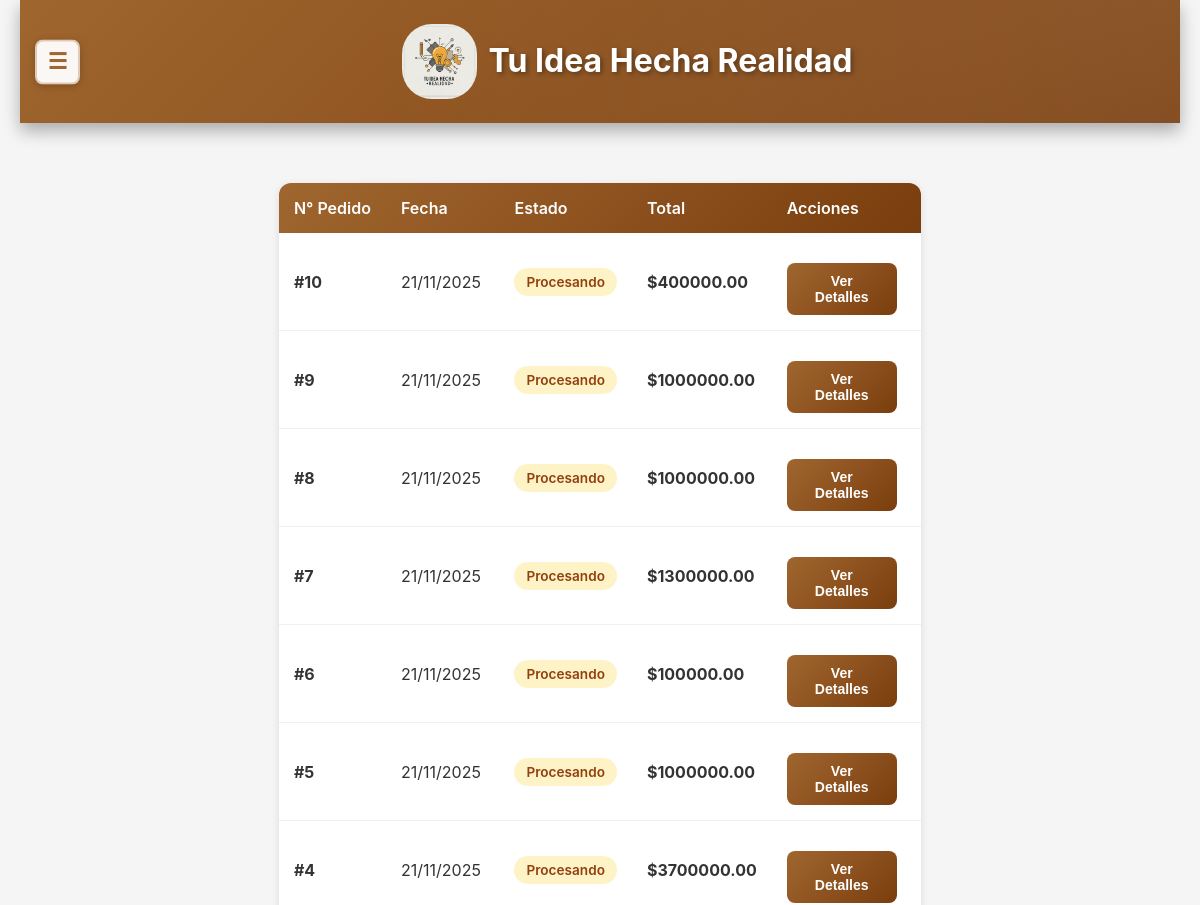
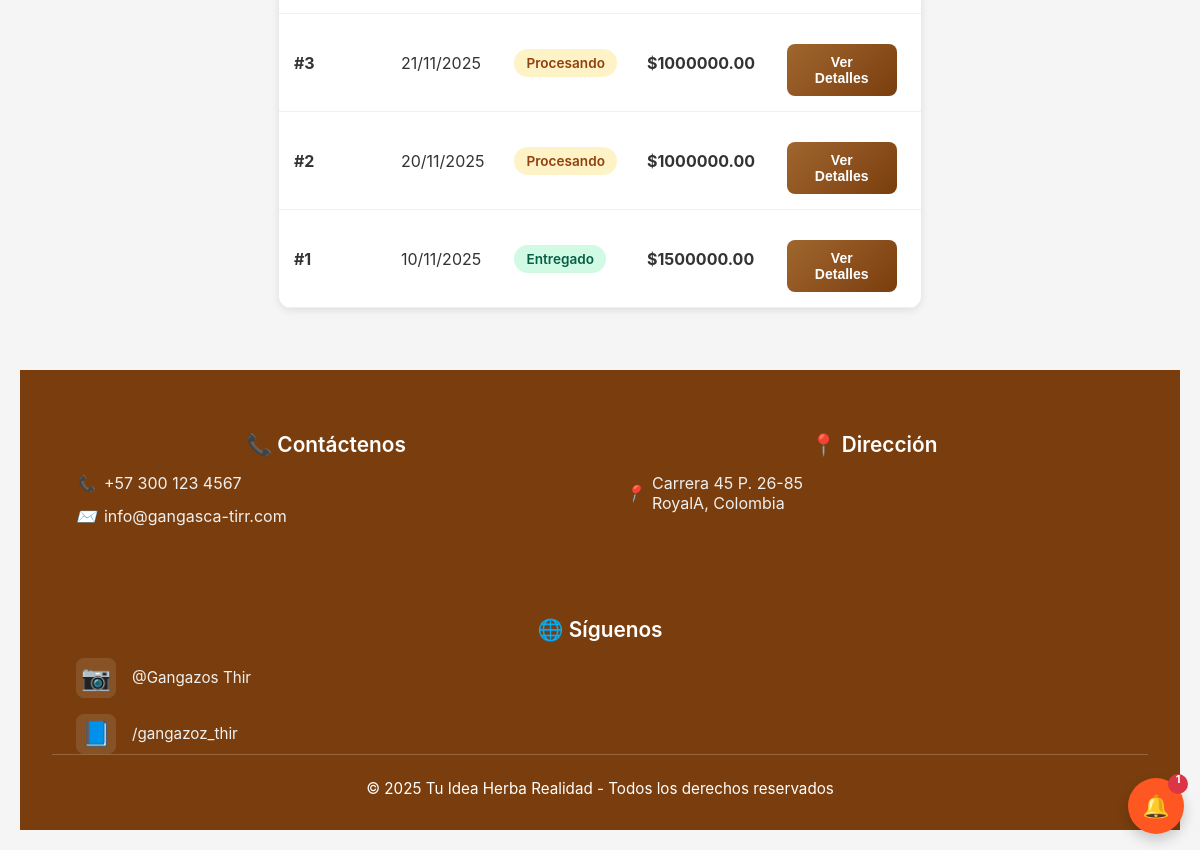
The app's page /mis-pedidos/ (signed in) with its own data (2 pictures, top to bottom).
### core/models.py (models this page shows, shortened)
class Pedido(models.Model):
    ESTADO_PEDIDO_CHOICES = [
        ('procesando', 'Procesando'),
        ('empacado', 'Empacado'),
        ('enviado', 'Enviado'),
        ('en_transito', 'En Tránsito'),
        ('entregado', 'Entregado'),
        ('cancelado', 'Cancelado'),
    ]
    pago = models.OneToOneField(Pago, on_delete=models.CASCADE, related_name='pedido')
    cliente = models.ForeignKey(UserClientes, on_delete=models.CASCADE, related_name='pedidos')
    nombre_completo = models.CharField(max_length=200, blank=True, null=True)
    telefono = models.CharField(max_length=20, blank=True, null=True)
    direccion = models.CharField(max_length=300, blank=True, null=True)
    ciudad = models.CharField(max_length=100, blank=True, null=True)
    departamento = models.CharField(max_length=100, blank=True, null=True)
    codigo_postal = models.CharField(max_length=10, blank=True, null=True)
    notas_adicionales = models.TextField(max_length=500, blank=True, null=True)
    estado = models.CharField(max_length=20, choices=ESTADO_PEDIDO_CHOICES, default='procesando')
    numero_seguimiento = models.CharField(max_length=100, blank=True, null=True)
    empresa_envio = models.CharField(max_length=100, blank=True, null=True)
    productos = models.TextField()  # JSON string con los productos
    monto_total = models.DecimalField(max_digits=10, decimal_places=2)
    fecha_creacion = models.DateTimeField(auto_now_add=True)
    fecha_actualizacion = models.DateTimeField(auto_now=True)
    fecha_entrega_estimada = models.DateField(null=True, blank=True)
    fecha_entrega_real = models.DateTimeField(null=True, blank=True)
    class Meta:
        ordering = ['-fecha_creacion']

### core/views.py (the view)
# urls.py: path('mis-pedidos/', views.mis_pedidos_view, name='mis_pedidos'),
def mis_pedidos_view(request):
    if 'usernameCliente' not in request.session:
        return redirect('login')
    try:
        cliente = UserClientes.objects.get(usernameCliente=request.session['usernameCliente'])
        pedidos = Pedido.objects.filter(cliente=cliente).order_by('-fecha_creacion')
        modelos_map = {
            'mesas': {'modelo': Mesas, 'campo_imagen': 'imagen1', 'campo_nombre': 'nombre1'},
            'mesa': {'modelo': Mesas, 'campo_imagen': 'imagen1', 'campo_nombre': 'nombre1'},
            'sillas': {'modelo': Sillas, 'campo_imagen': 'imagen2', 'campo_nombre': 'nombre2'},
            'silla': {'modelo': Sillas, 'campo_imagen': 'imagen2', 'campo_nombre': 'nombre2'},
            'armarios': {'modelo': Armarios, 'campo_imagen': 'imagen3', 'campo_nombre': 'nombre3'},
            'armario': {'modelo': Armarios, 'campo_imagen': 'imagen3', 'campo_nombre': 'nombre3'},
            'cajoneras': {'modelo': Cajoneras, 'campo_imagen': 'imagen4', 'campo_nombre': 'nombre4'},
            'cajonera': {'modelo': Cajoneras, 'campo_imagen': 'imagen4', 'campo_nombre': 'nombre4'},
            'escritorios': {'modelo': Escritorios, 'campo_imagen': 'imagen5', 'campo_nombre': 'nombre5'},
            'escritorio': {'modelo': Escritorios, 'campo_imagen': 'imagen5', 'campo_nombre': 'nombre5'},
            'utensilios': {'modelo': Utensilios, 'campo_imagen': 'imagen6', 'campo_nombre': 'nombre6'},
            'utensilio': {'modelo': Utensilios, 'campo_imagen': 'imagen6', 'campo_nombre': 'nombre6'},
        }
        pedidos_list = list(pedidos)
        total_pedidos = len(pedidos_list)
        for idx, pedido in enumerate(pedidos_list):
            pedido.numero_secuencial = total_pedidos - idx
        for pedido in pedidos_list:
            try:
                productos_parseados = json.loads(pedido.productos)
                for producto in productos_parseados:
                    categoria = (producto.get('categoria') or producto.get('tipo', '')).lower()
                    producto_id = producto.get('id')
                    print(f"DEBUG: Procesando producto ID={producto_id}, categoria='{categoria}'")
                    config = modelos_map.get(categoria)
                    if config and producto_id:
                        try:
                            modelo = config['modelo']
                            item = modelo.objects.get(id=producto_id)
                            campo_imagen = config['campo_imagen']
                            if hasattr(item, campo_imagen):
                                imagen_field = getattr(item, campo_imagen)
                                if imagen_field:
                                    producto['imagen'] = imagen_field.url
                                else:
                                    producto['imagen'] = None
                            else:
                                producto['imagen'] = None
                        except modelo.DoesNotExist:
                            producto['imagen'] = None
                        except Exception as ex:
                            producto['imagen'] = None
                    else:
                        producto['imagen'] = None
                pedido.productos_json = json.dumps(productos_parseados)
                pedido.productos_parseados = productos_parseados
            except Exception as e:
                pedido.productos_json = '[]'
                pedido.productos_parseados = []
        pedidos_sin_datos = []
        for pedido in pedidos_list:
            if not pedido.direccion or not pedido.telefono:
                pedidos_sin_datos.append(pedido)
        context = {
            'pedidos': pedidos,
            'cliente': cliente,
            'usuario': cliente,  # Añadir para compatibilidad con el template
            'pedidos_sin_datos': pedidos_sin_datos  # Pedidos que necesitan completar datos
        }
        return render(request, 'core/mis_pedidos_nuevo.html', context)
    except UserClientes.DoesNotExist:
        return redirect('login')

### core/context_processors.py (called while the page is built, shortened)
def idea_notifications(request):
    username_cliente = request.session.get('usernameCliente')
    username_empresa = request.session.get('usernameEmpresa')
    has_notif = False
    try:
        if username_cliente:
            has_notif = MensajeIdea.objects.filter(
                idea__autor=username_cliente,
                remitente_tipo='empresa',
                leido=False
            ).exists()
    except Exception as e:
        print(f"Error en idea_notifications: {str(e)}")
        has_notif = False
    return {
        'has_idea_notifications': has_notif
    }

### core/templates/core/mis_pedidos_nuevo.html (shortened to what this page needs)
{% load static %}
<!DOCTYPE html>
<html lang="es">
<head>
    <link rel="stylesheet" href="{% static 'core/css/styles.css' %}">
    <link rel="stylesheet" href="{% static 'core/css/carrito.css' %}">
    <link rel="stylesheet" href="{% static 'Empresas/css/pedidos.css' %}">
    <link rel="stylesheet" href="{% static 'core/css/mis_pedidos.css' %}">
    <link rel="stylesheet" href="{% static 'core/css/responsive.css' %}">
    <link rel="stylesheet" href="https://cdnjs.cloudflare.com/ajax/libs/font-awesome/6.4.0/css/all.min.css">
</head>
<body>
<div class="main-content-wrapper">
  <header>
    <button class="sidebar-toggle" onclick="toggleSidebar()">☰</button>
    <h1 class="div" style="text-align: center;">
      <img src="{% static 'core/img/Gemini_Generated_Image_tzay6utzay6utzay.jfif' %}" alt="Logo" width="75" height="75">
      Tu Idea Hecha Realidad
    </h1>
  </header>
    {% if pedidos %}
        <div class="tabla-pedidos">
            <table>
                <thead>
                    <tr>
                        <th>N° Pedido</th>
                        <th>Fecha</th>
                        <th>Estado</th>
                        <th>Total</th>
                        <th>Acciones</th>
                    </tr>
                </thead>
                <tbody>
                    {% for pedido in pedidos %}
                    <tr>
                        <td><strong>#{{ pedido.numero_secuencial }}</strong></td>
                        <td>{{ pedido.fecha_creacion|date:"d/m/Y" }}</td>
                        <td>
                            <span class="badge-estado badge-{{ pedido.estado }}">
                                {{ pedido.get_estado_display }}
                            </span>
                        </td>
                        <td><strong>${{ pedido.monto_total }}</strong></td>
                        <td>
                            <button class="btn-ver-detalles"
                                    data-pedido-id="{{ pedido.id }}"
                                    onclick="verDetallesPedidoById({{ pedido.id }})">
                                Ver Detalles
                            </button>
                        </td>
                    </tr>
                    {% endfor %}
                </tbody>
            </table>
        </div>
    {% endif %}
    <footer>
        <div class="footer-content">
            <div class="footer-section">
                <h3 class="footer-title">📞 Contáctenos</h3>
                <div class="footer-info">
                    <i>📞</i>
                    <span>+57 300 123 4567</span>
                </div>
                <div class="footer-info">
                    <i>✉️</i>
                    <span>info@gangasca-tirr.com</span>
                </div>
            </div>
            <div class="footer-section">
                <h3 class="footer-title">📍 Dirección</h3>
                <div class="footer-info">
                    <i>📍</i>
                    <span>Carrera 45 P. 26-85<br>RoyalA, Colombia</span>
                </div>
            </div>
            <div class="footer-section">
                <h3 class="footer-title">🌐 Síguenos</h3>
                <div class="footer-social">
                    <div class="social-container">
                        <a href="https://www.instagram.com/tu_idea_hecha_realidad?igsh=Y3ByM2lyZGcwNHVy" class="social-icon" aria-label="Instagram">
                            <span>📷</span>
                        </a>
                        <div class="social-username">@Gangazos Thir</div>
                    </div>
                    <div class="social-container">
                        <a href="https://www.facebook.com/share/1ACEVZbZHV/" class="social-icon" aria-label="Facebook">
                            <span>📘</span>
                        </a>
                        <div class="social-username">/gangazoz_thir</div>
                    </div>
                </div>
            </div>
        </div>
        <div class="footer-bottom">
            <p>© 2025 Tu Idea Herba Realidad - Todos los derechos reservados</p>
        </div>
    </footer>
</div>
{% include 'core/modal_notificaciones.html' %}
{% include 'core/floating_buttons.html' %}
</body>
</html>

### core/static/core/css/styles.css (style rules this page uses)
* { margin: 0; padding: 0; box-sizing: border-box; }
html { overflow-x: hidden; width: 100%; }
body { font-family: 'Inter', -apple-system, BlinkMacSystemFont, 'Segoe UI', Roboto, sans-serif; margin: 0; padding: 0; background-color: #f5f5f5; color: #333; display: flex; flex-direction: column; min-height: 100vh; overflow-x: hidden; width: 100%; }
header { background: linear-gradient(135deg, #A0662F, #7A3E0E); color: #ffffff; padding: 1rem 1.5rem; padding-left: 65px; text-align: center; box-shadow: 0 8px 16px rgba(0, 0, 0, 0.3); margin: 0 -40px 30px -40px; position: relative; overflow: hidden; width: calc(100% + 80px); }
header::before { content: ''; position: absolute; top: 0; left: 0; width: 100%; height: 100%; background: radial-gradient(circle at top right, rgba(255, 255, 255, 0.1), transparent 70%); pointer-events: none; }
header h1 { margin: 0; color: #ffffff; font-size: 2.8rem; font-weight: 800; text-shadow: 2px 2px 5px rgba(0, 0, 0, 0.4); display: flex; justify-content: center; align-items: center; text-align: center; }
header h1 img { border-radius: 40%; }
footer { background-color: #7A3E0E; padding: 2rem 2rem; margin: 2rem -20px 0 -20px; width: calc(100% + 40px); color: #ffffff; }
.footer-content { display: flex; flex-direction: row; justify-content: space-between; align-items: flex-start; gap: 3rem; max-width: 1400px; margin: 0 auto; flex-wrap: wrap; }
.footer-section { text-align: left; flex: 1; min-width: 200px; }
.footer-title { font-size: 1.3rem; margin-bottom: 1rem; color: #ffffff; font-weight: 600; }
.footer-info { display: flex; align-items: center; gap: 0.5rem; margin-bottom: 0.8rem; color: #f0f0f0; }
.footer-social { display: flex; flex-direction: column; gap: 1rem; }
.social-container { display: flex; align-items: center; gap: 1rem; }
.social-icon { display: inline-flex; align-items: center; justify-content: center; width: 40px; height: 40px; background-color: rgba(255, 255, 255, 0.1); border-radius: 8px; text-decoration: none; transition: all 0.3s ease; }
.social-icon span { font-size: 1.5rem; }
.social-username { color: #f0f0f0; font-size: 0.95rem; }
.footer-bottom { text-align: center; padding-top: 1.5rem; border-top: 1px solid rgba(255, 255, 255, 0.2); }
.footer-bottom p { text-align: center; color: #ffffff; font-size: 0.95rem; margin: 0; }
h1 { text-align: left; color: #7A3E0E; margin-bottom: 20px; }
p { color: rgb(0, 0, 0); font-size: 1.1rem; margin-bottom: 20px; }
button { width: 30%; padding: 10px; background-color: #A0662F; color: #fff; border: none; border-radius: 4px; font-size: 16px; cursor: pointer; transition: background-color 0.3s ease; display: block; margin: 0 auto; }
a { text-decoration: none; color: #ffffff; }
.div { display: block; margin: 0 auto; text-align: center; align-items: center; justify-content: center; align-self: center; }
h3 { color: #A0662F; margin-top: 30px; margin-bottom: 10px; font-size: 1.5em; text-align: center; }
.main-content-wrapper { margin-left: 0; padding: 0 20px 20px 20px; width: 100%; box-sizing: border-box; min-height: 100vh; background-color: #f5f5f5; transition: margin-left 0.3s ease; }
header { background: linear-gradient(135deg, #A0662F, #7A3E0E); color: #ffffff; padding: 2rem 2rem; text-align: center; box-shadow: 0 8px 16px rgba(0, 0, 0, 0.3); margin: 0 -20px 30px -20px; position: relative; overflow: hidden; width: calc(100% + 40px); border-radius: 0; }
header h1 { margin: 0; color: #ffffff; font-size: 2.8rem; font-weight: 800; text-shadow: 2px 2px 5px rgba(0, 0, 0, 0.4); display: flex; justify-content: center; align-items: center; text-align: center; width: 100%; line-height: 1.4; gap: 15px; }
header h1 img { border-radius: 40%; margin: 0; vertical-align: middle; }
.btn-ver-detalles { background-color: #A0662F; color: white; padding: 8px 16px; border: none; border-radius: 5px; cursor: pointer; font-size: 14px; margin-top: 10px; display: inline-block; text-decoration: none; }
.footer-content { padding: 0 1.5rem; }

### records on screen
Pedido: numero_secuencial "10", fecha_creacion "21/11/2025", estado "Procesando", monto_total "400000.00"
Pedido: numero_secuencial "9", fecha_creacion "21/11/2025", estado "Procesando", monto_total "1000000.00"
Pedido: numero_secuencial "8", fecha_creacion "21/11/2025", estado "Procesando", monto_total "1000000.00"
Pedido: numero_secuencial "7", fecha_creacion "21/11/2025", estado "Procesando", monto_total "1300000.00"
Pedido: numero_secuencial "6", fecha_creacion "21/11/2025", estado "Procesando", monto_total "100000.00"
Pedido: numero_secuencial "5", fecha_creacion "21/11/2025", estado "Procesando", monto_total "1000000.00"
Pedido: numero_secuencial "4", fecha_creacion "21/11/2025", estado "Procesando", monto_total "3700000.00"
Pedido: numero_secuencial "3", fecha_creacion "21/11/2025", estado "Procesando", monto_total "1000000.00"
Pedido: numero_secuencial "2", fecha_creacion "20/11/2025", estado "Procesando", monto_total "1000000.00"
Pedido: numero_secuencial "1", fecha_creacion "10/11/2025", estado "Entregado", monto_total "1500000.00"
